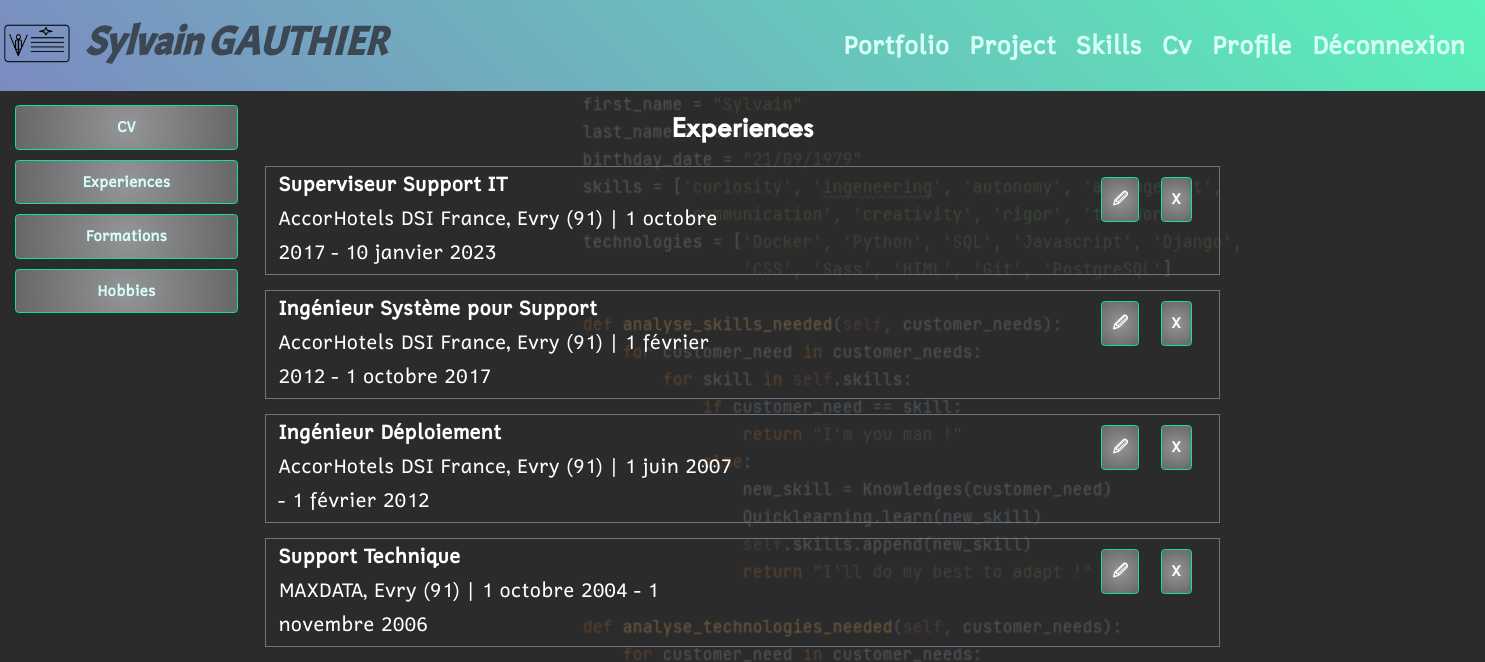
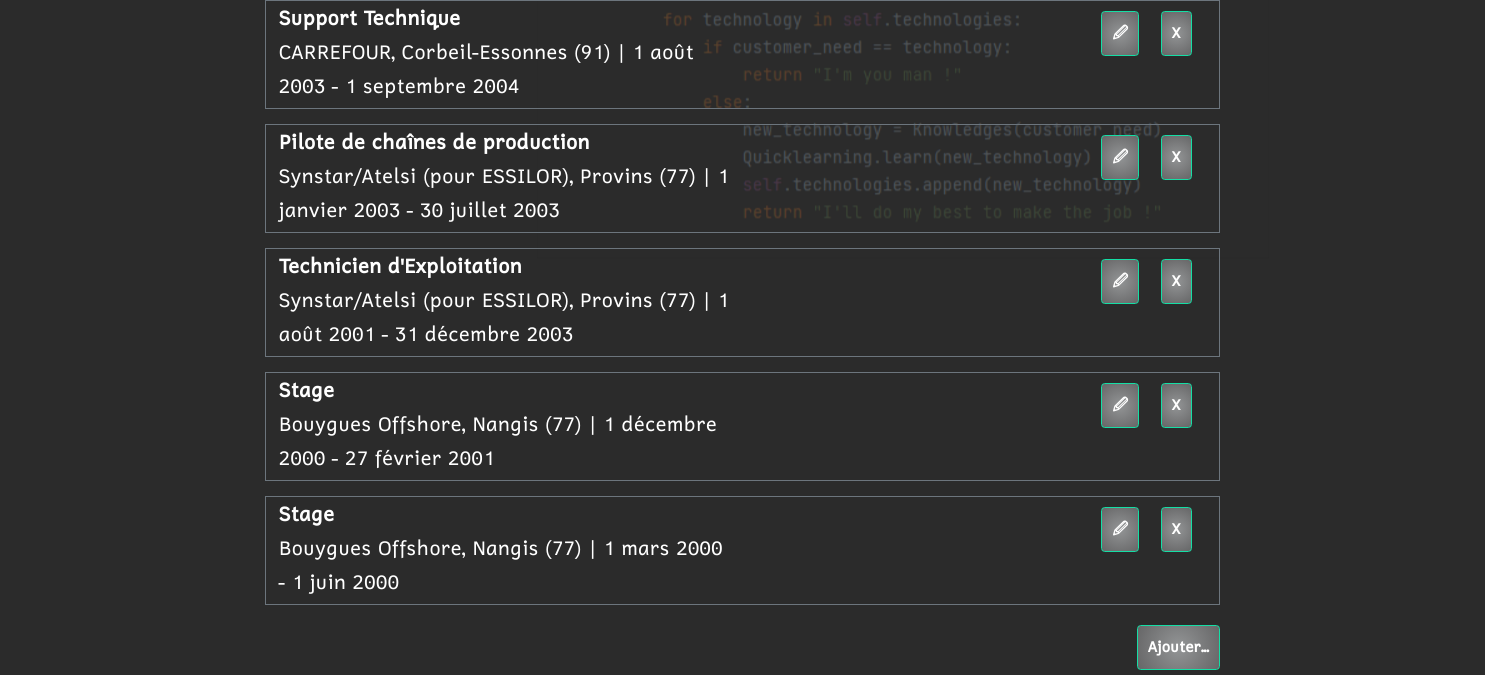
/cv/experience/ (signed in), run on an earlier commit of the app's database (2 pictures, top to bottom).
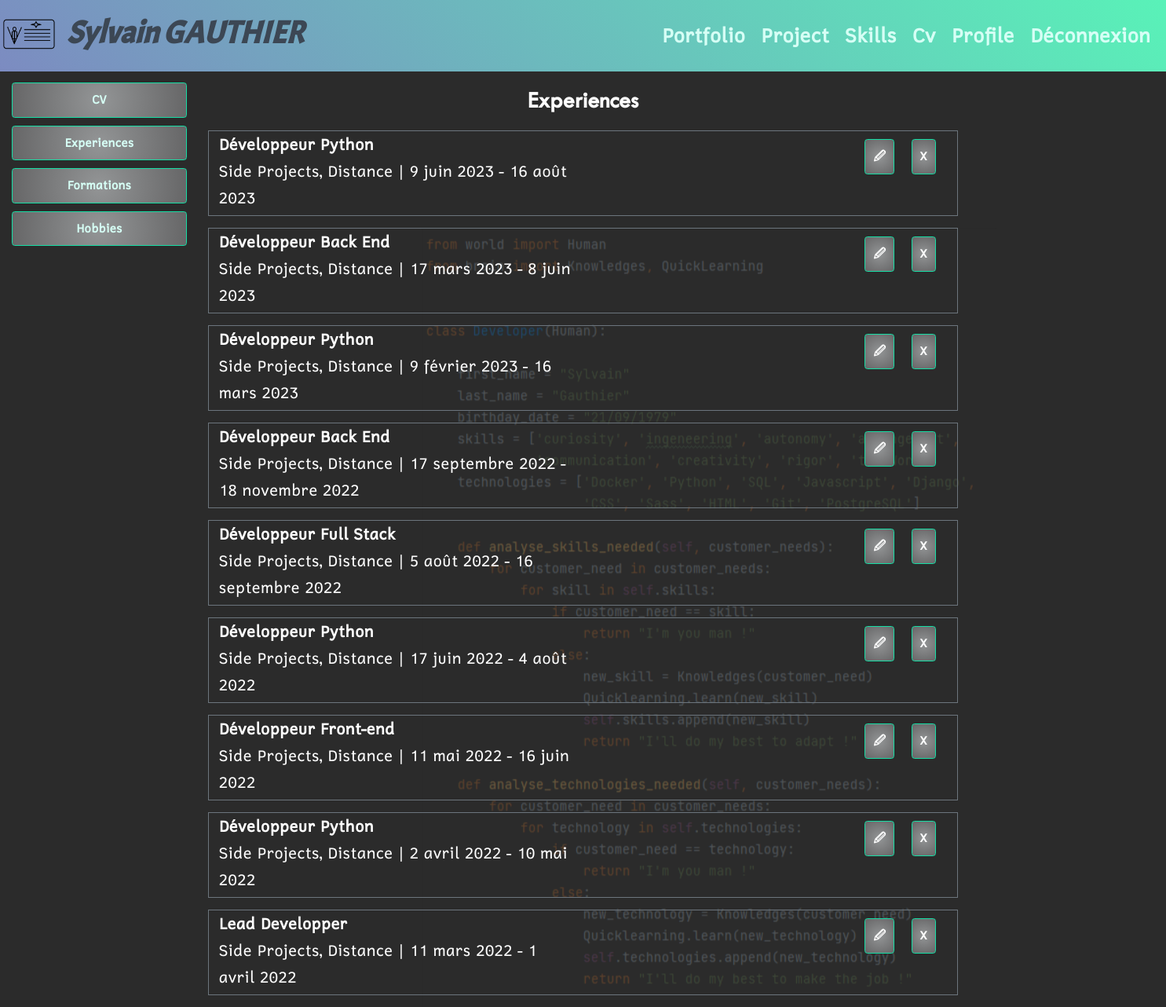
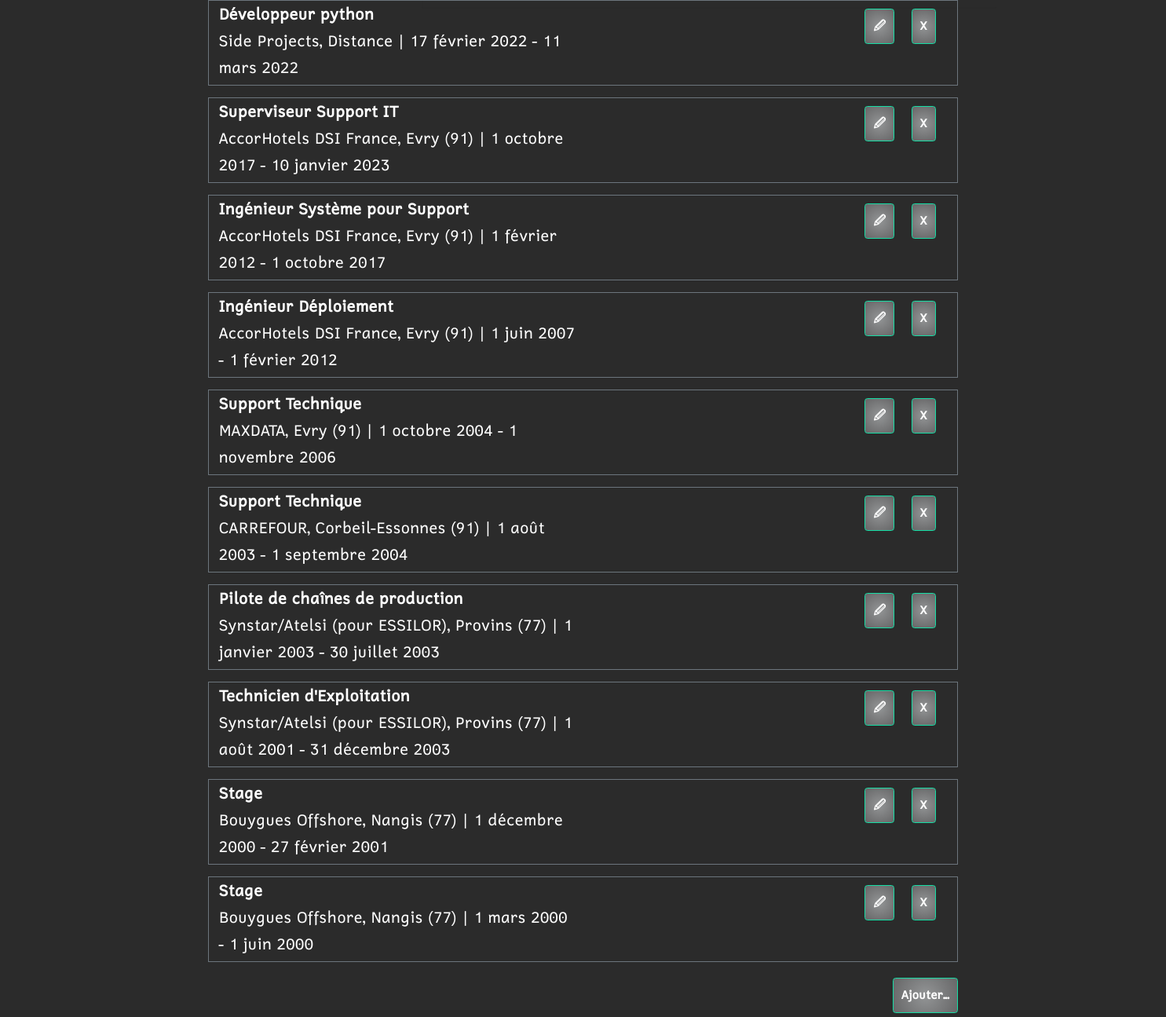
And on a later commit of the database (2 pictures, top to bottom).
### users/models/customuser.py (models this page shows, shortened)
class CustomUser(AbstractUser):
    first_name = models.CharField(
        max_length=25,
        verbose_name='First name',
        blank=True
    )
    last_name = models.CharField(
        max_length=25,
        verbose_name='Last name'
    )
    email = models.EmailField(
        max_length=100,
        verbose_name='Email',
        unique=True
    )
    phone_number_regex = RegexValidator(
        regex='(0|\\+33|0033)[1-9][0-9]{8}'
    )
    phone = models.CharField(
        max_length=20,
        verbose_name='Phone',
        blank=True,
        validators=[phone_number_regex]
    )
    mobile = models.CharField(
        max_length=20,
        verbose_name='Mobile',
        blank=True,
        validators=[phone_number_regex]
    )
    birth_date = models.DateField(
        blank=True,
        null=True
    )
    number = models.PositiveIntegerField(
        validators=[MaxValueValidator(9999)],
        blank=True,
        null=True,
        verbose_name='Street number'
    )
    street = models.CharField(
        max_length=100,
        blank=True,
        null=True,
        verbose_name='Street name'
    )
    city = models.CharField(
        max_length=64,
        blank=True,
        null=True,
        verbose_name='City'
    )
    state = models.CharField(
        max_length=2,
        validators=[MinLengthValidator(2)],
        blank=True,
        null=True,
        verbose_name='State'
    )
    zip_code = models.PositiveIntegerField(
        validators=[MaxValueValidator(99999)],
        blank=True,
        null=True,
        verbose_name='Zip code'
    )
    country = CountryField(
        blank_label="(select country)",
        blank=True,
        null=True,
        verbose_name='Country'
    )
    linkedin_url = models.URLField(
        max_length=200,
        blank=True,
        null=True
    )
    git_url = models.URLField(
        max_length=200,
        blank=True,
        null=True
    )
    profile_photo = models.ImageField(
        verbose_name='photo de profile',
        default='default_profile.png'
    )
    guest_access_code = models.CharField(
        max_length=20,
        blank=True,
        null=True,
        verbose_name='Guest Access Code'
    )
    guest_access_code_set_at = models.DateTimeField(
        blank=True,
        null=True,
        verbose_name='Guest Access Code Set At'
    )
    IMAGE_MAX_SIZE = (215, 215)

### cv/models/experience.py (models this page shows, shortened)
class Experience(models.Model):
    title = models.CharField(
        verbose_name='title',
        max_length=100,
        blank=False,
        null=False
    )
    company_name = models.CharField(
        verbose_name='Company name',
        max_length=100,
        blank=False,
        null=False
    )
    location = models.CharField(
        verbose_name='company location',
        max_length=100,
        blank=False,
        null=False
    )
    date_started = models.DateField(
        verbose_name='date started',
        null=False,
        blank=False
    )
    date_end = models.DateField(
        verbose_name='date end',
        blank=True,
        null=True
    )
    tasks = models.TextField(
        max_length=255,
        verbose_name='tasks',
        blank=True,
        null=True
    )
    user = models.ForeignKey(settings.AUTH_USER_MODEL,
                             null=True,
                             on_delete=models.CASCADE)
    class Meta:
        ordering = ('-date_started',)

### cv/views/experience_views.py (the view)
# urls.py: path('', cv_views.index, name='cv_home'),
@login_required
def index(request):
    experiences = Experience.objects.filter(
        Q(user=request.user)
    )
    return render(request,
                  'cv/experiences_index.html',
                  context={'experiences': experiences}
                  )

### cv/templates/cv/experiences_index.html
{% extends 'index.html' %}
{% block sidebar %}
    {% include 'cv/partials/cv_menu_snippet.html' %}
{% endblock sidebar %}
{% block content %}
    <div class="text-center">
        <h2>Experiences</h2>
    </div>
    {% for instance in experiences %}
        <div class="ticket border border-secondary m-4 p-2 row">
            <div class="align-self-center col-sm-6">
                {% include 'cv/partials/experience_minus_snippet.html' with experience=instance %}
            </div>
            <div class="text-end col-sm-6">
                <a class="btn btn-secondary mt-2 mb-2 me-4" href="{% url 'cv:edit_experience' instance.id %}">
                    🖉
                </a>
                <a class="btn btn-secondary mt-2 mb-2 me-4" href="{% url 'cv:delete_experience' instance.id %}">
                    X
                </a>
            </div>
        </div>
    {% endfor %}
    <div class="text-end">
        <a class="btn btn-secondary mt-2 mb-2 me-4" href="{% url 'cv:create_experience' %}">
            Ajouter...
        </a>
    </div>
{% endblock content %}

### templates/index.html (shortened to what this page needs)
<!DOCTYPE html>
{% load static %}
<html lang="fr">
<head>
    <link rel="stylesheet" href="{% static 'css/bootstrap.css' %}">
    <link rel="stylesheet" href="{% static 'css/style.css' %}">
    <link rel="stylesheet" type="text/css" href="{% static 'css/cv_printing.css' %}" media="print">
</head>
<body>
    {% if not access_code %}
    <header class="fixed-content">
        <nav class="navbar navbar-expand-sm">
            <a class="navbar-brand" href="{% url 'index' %}">
                <img src="{% static 'img/VcardOnline_logo.png' %}">
            </a>
        {% if user.is_authenticated %}
                <h1 class="header__logo">
                    {{ user.first_name }} {{ user.last_name }}
                </h1>
        {% else %}
                <h1 class="header__logo">
                    VP Card Online
                </h1>
        {% endif %}
            <div class="collapse navbar-collapse" id="navbarSupportedContent">
                <ul class="navbar-nav ms-auto mx-4">
                {% if user.is_authenticated %}
                    <li class="nav-item nav__link"> <a class="nav-link" href="{% url 'portfolio:portfolio_home' %}">Portfolio</a> </li>
                    <li class="nav-item nav__link"> <a class="nav-link" href="{% url 'project:project_home' %}">Project</a> </li>
                    <li class="nav-item nav__link"> <a class="nav-link" href="{% url 'skill:skill_home' %}">Skills</a> </li>
                    <li class="nav-item nav__link"> <a class="nav-link" href="{% url 'cv:cv_home' %}">Cv</a> </li>
                    <li class="nav-item nav__link"> <a class="nav-link" href="{% url 'users:profile_home' %}">Profile</a> </li>
                    <li class="nav-item nav__link"> <a class="nav-link" href="{% url 'users:logout' %}">Déconnexion</a> </li>
                {% else %}
                    <li class="nav-item nav__link"> <a class="nav-link" href="{% url 'access_code' %}">enter ID</a> </li>
                    <li class="nav-item nav__link"> <a class="nav-link" href="{% url 'users:login' %}">login</a> </li>
                    <li class="nav-item nav__link"> <a class="nav-link" href="{% url 'users:signup' %}">signup</a> </li>
                {% endif %}
                </ul>
            </div>
        </nav>
    </header>
    {% endif %}
    <div class="background-image kenburns-bottom-left"></div>
    <div class="mainscreen row">
        {% if user.is_authenticated or access_code %}
            {% if user.is_authenticated %}
            <div class="sidebar col-sm-2">
            {% else %}
            <div class="sidebar_portfolio sidebar_portfolio-shiny-border col-sm-4">
            {% endif %}
                {% block sidebar %}{% endblock sidebar %}
            </div>
            <div class="display col-sm-8">
        {% else %}
            <div class="display col-12">
        {% endif %}
        {% block content %}{% endblock content %}
        </div>
    </div>
</body>
</html>

### cv/templates/cv/partials/cv_menu_snippet.html
<ul class="nav flex-sm-column">
    <li class="nav-item ">
        <a class="btn btn--full-width  btn-secondary" href="{% url 'cv:cv_home' %}">
            CV
        </a>
    </li>
    <li class="nav-item">
        <a class="btn btn--full-width  btn-secondary" href="{% url 'cv:experience_home' %}">
            Experiences
        </a>
    </li>
    <li class="nav-item">
        <a class="btn btn--full-width  btn-secondary" href="{% url 'cv:formation_home' %}">
            Formations
        </a>
    </li>
    <li class="nav-item">
        <a class="btn btn--full-width  btn-secondary" href="{% url 'cv:hobbies_home' %}">
            Hobbies
        </a>
    </li>
</ul>

### cv/templates/cv/partials/experience_minus_snippet.html
<div class="intitulé">
    <h3>{{experience.title}}</h3>
</div>
<div class="company_time_info">
    <strong>{{experience.company_name}}, {{experience.location}}</strong> | {{experience.date_started}} - {{experience.date_end}}
</div>

### static/css/style.css (style rules this page uses)
.kenburns-bottom-left { -webkit-animation: kenburns-bottom-left 5s ease-out both; animation: kenburns-bottom-left 5s ease-out both; }
*, *::after, *::before { margin: 0; padding: 0; box-sizing: inherit; }
html { font-size: 62.5%; max-width: 100%; overflow-x: hidden; }
body { max-width: 100%; overflow-x: hidden; box-sizing: border-box; background: #2b2b2b; }
h1 { font-family: "acmeregular", sans-serif; font-weight: 900; font-size: 5rem; font-style: italic; }
h2 { font-family: "fontscorecomttwcenmt", sans-serif; font-weight: 900; font-size: 3rem; margin-bottom: 2rem; }
h3 { font-weight: 900; font-size: 2rem; }
.fixed-content { top: 0; position: fixed; }
.background-image { position: absolute; background-image: url("../img/background_sga.png"); background-size: auto auto; background-position: center; background-repeat: no-repeat; width: 100%; height: 80%; opacity: 0.3; z-index: -1; }
body { font-family: "cadmanregular", sans-serif; color: black; font-size: 2rem; font-weight: 300; line-height: 1.7; }
header { width: 100%; height: auto; z-index: 3; }
header img { width: 75px; height: 75px; }
.header__logo { font-size: 4rem; color: #3c4754; }
.navbar { background: rgb(124, 139, 193); background: linear-gradient(45deg, rgb(124, 139, 193) 0%, rgb(89, 242, 184) 100%); }
.nav-item { display: inline; font-size: 2.5rem; margin-left: 1rem; }
.nav-item a { text-decoration: none; color: #D6FFF5; font-weight: 900; }
.btn { padding: 1rem; border: 0.1rem solid #15DEA5; color: #fff; font-size: 15px; font-weight: 900; background: #2b2b2b; background: radial-gradient(circle, rgb(147, 149, 150) 0%, rgb(102, 102, 103) 100%); cursor: pointer; transition: color 1s, background 1s; }
.btn--full-width { width: 100%; margin: 5px; }
.mainscreen { color: #fff; margin-top: 110px; }
.display { margin: auto; }
.sidebar { background: #2b2b2b; justify-content: center; top: 10rem; position: fixed; z-index: 2; }

### static/css/cv_printing.css (style rules this page uses)
@media all { header, header__logo, header img, nav, button, .quote, footer { display: none; } }
@media all { html { font-size: 40%; } }
@media all { body { box-sizing: border-box; background: none; } }
@media all { h1 { font-family: "acmeregular", sans-serif; font-weight: 900; font-size: 16pt; font-style: italic; } }
@media all { h2 { font-family: "fontscorecomttwcenmt", sans-serif; font-weight: 900; font-size: 14pt; margin-bottom: 5pt; } }
@media all { h3 { font-weight: 900; font-size: 10pt; } }

What changed in the data, as far as the page shows it:
added Experience: title "Développeur Python", company_name "Side Projects", location "Distance", date_started "9 juin 2023", date_end "16 août 2023"
added Experience: title "Développeur Back End", company_name "Side Projects", location "Distance", date_started "17 mars 2023", date_end "8 juin 2023"
added Experience: title "Développeur Python", company_name "Side Projects", location "Distance", date_started "9 février 2023", date_end "16 mars 2023"
added Experience: title "Développeur Back End", company_name "Side Projects", location "Distance", date_started "17 septembre 2022", date_end "18 novembre 2022"
added Experience: title "Développeur Full Stack", company_name "Side Projects", location "Distance", date_started "5 août 2022", date_end "16 septembre 2022"
added Experience: title "Développeur Python", company_name "Side Projects", location "Distance", date_started "17 juin 2022", date_end "4 août 2022"
added Experience: title "Développeur Front-end", company_name "Side Projects", location "Distance", date_started "11 mai 2022", date_end "16 juin 2022"
added Experience: title "Développeur Python", company_name "Side Projects", location "Distance", date_started "2 avril 2022", date_end "10 mai 2022"
added Experience: title "Lead Developper", company_name "Side Projects", location "Distance", date_started "11 mars 2022", date_end "1 avril 2022"
added Experience: title "Développeur python", company_name "Side Projects", location "Distance", date_started "17 février 2022", date_end "11 mars 2022"
